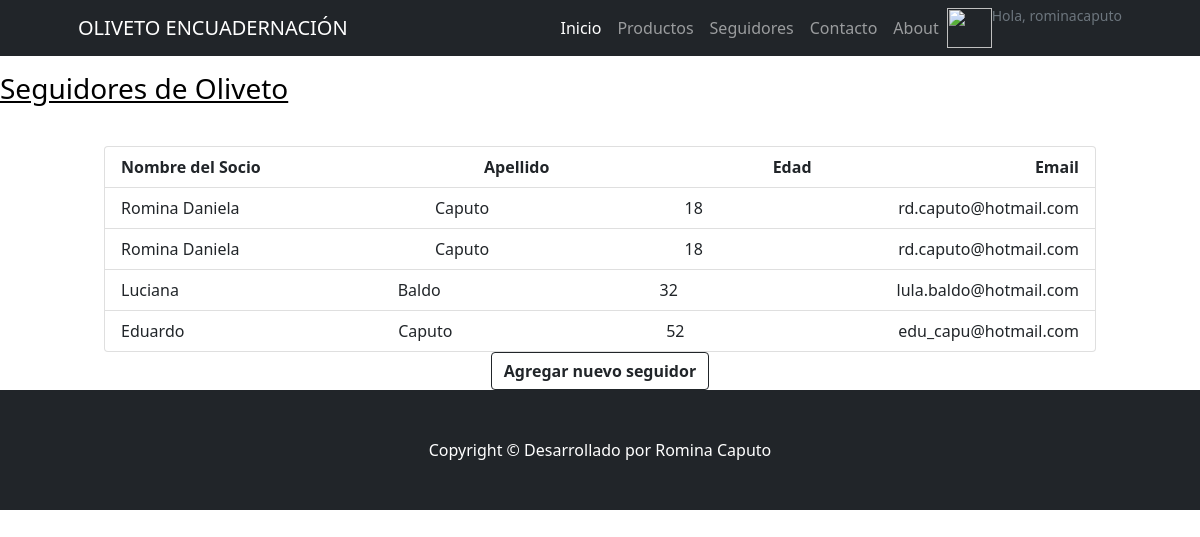
The app's page /AppOliveto/seguidores (signed in), older data.
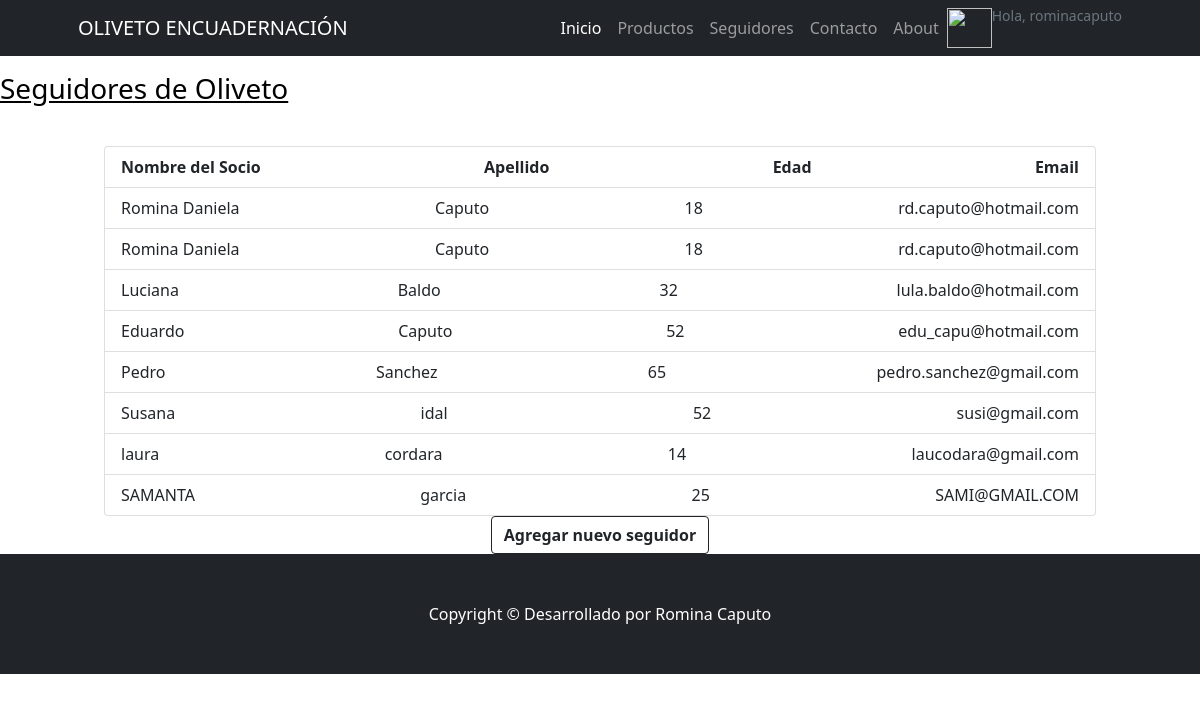
The same page, newer data.
### AppOliveto/models.py (models this page shows)
class Seguidores(models.Model):
    nombre = models.CharField("Nombre Seguidor", max_length=30)
    apellido = models.CharField("Apellido Seguidor", max_length=30)
    edad = models.SmallIntegerField("Edad")
    email = models.EmailField("E-mail")

### AppOliveto/views.py (the view)
# urls.py: path("seguidores", views.seguidores, name="Seguidores"),
@login_required
def seguidores(request):
      seguidores = Seguidores.objects.all()
      contexto={"seguidores": seguidores}
      return render(request, "AppOliveto/seguidores.html",contexto)

### AppOliveto/template/AppOliveto/seguidores.html (shortened to what this page needs)
{% extends "AppOliveto/padre.html" %}
{% load static %}
{% block contenidoQueCambia %}
<div>
    <p class="justify-content-center">
    <h3 style="color:black">
        <u>Seguidores de Oliveto </u>
     </h3>
    </p>
</div>
<br>
<body>
    <div class="row gx-5 justify-content-center">
        <div class="col-lg-10">
    <ul class="list-group list-group">
    <li class="list-group-item d-flex justify-content-between align-items-start">
        <b class="col-md-auto">Nombre del Socio</b>
        <b class="col-md-auto">Apellido</b>
        <b class="col-md-auto">Edad</b>
        <b class="col-md-auto">Email</b>
        {% for seg in seguidores %}
        <li class="list-group-item d-flex justify-content-between align-items-start">
            <span class="col-md-auto">{{seg.nombre}}</span>
            <span class="col-md-auto">{{seg.apellido}}</span>
            <span class="col-md-auto">{{seg.edad}}</span>
            <span class="col-md-auto">{{seg.email}}</span>
        {% endfor %}
    </ul>
</div>
<div style="text-align:center">
    <a href="{% url 'CrearSeguidores' %}"><button class="btn btn-outline-dark"><b>Agregar nuevo seguidor </b></button></a>
  </div>
{% endblock %}

### AppOliveto/template/AppOliveto/padre.html (shortened to what this page needs)
{% load static %}
<!DOCTYPE html>
<html lang="en">
    <head>
        <link href="https://cdn.jsdelivr.net/npm/bootstrap-icons@1.4.1/font/bootstrap-icons.css" rel="stylesheet" />
        <link href="{% static 'css/styles.css' %}" rel="stylesheet" />
    </head>
    <body>
        <nav class="navbar navbar-expand-lg navbar-dark bg-dark">
            <div class="container px-5">
                <a class="navbar-brand" href="#!">OLIVETO ENCUADERNACIÓN</a>
                <div class="collapse navbar-collapse" id="navbarSupportedContent">
                    <ul class="navbar-nav ms-auto mb-2 mb-lg-0">
                        <li class="nav-item"><a class="nav-link active" aria-current="page" href="{% url 'Inicio' %}">Inicio</a></li>
                        <li class="nav-item"><a class="nav-link" href="{% url 'Productos' %}">Productos</a></li>
                        <li class="nav-item"><a class="nav-link" href="{% url 'Seguidores' %}">Seguidores</a></li>
                        <li class="nav-item"><a class="nav-link" href="{% url 'Contacto' %}">Contacto</a></li>
                        <li class="nav-item"><a class="nav-link" href="{% url 'Acercademi' %}">About</a></li>
                        {% if request.user.is_authenticated %}
                        <img src="{{url}}" style="height: 40px; width: 45px;" >
                        <h3 class="text-muted small mb-4 mb-lg-0">Hola, {{user.username}} </h3>
                    {% endif %}
                    </ul>
                </div>
            </div>
        </nav>
        {% block contenidoQueCambia %}
        {% endblock %}
        <footer class="py-5 bg-dark">
            <div class="container px-5"><p class="m-0 text-center text-white">Copyright &copy; Desarrollado por Romina Caputo</p></div>
        </footer>
    </body>
</html>

Row changes from the older to the newer data that the page shows:
added Seguidores: nombre "Pedro", apellido "Sanchez", edad "65", email "pedro.sanchez@gmail.com"
added Seguidores: nombre "Susana", apellido "idal", edad "52", email "susi@gmail.com"
added Seguidores: nombre "laura", apellido "cordara", edad "14", email "laucodara@gmail.com"
added Seguidores: nombre "SAMANTA", apellido "garcia", edad "25", email "SAMI@GMAIL.COM"
